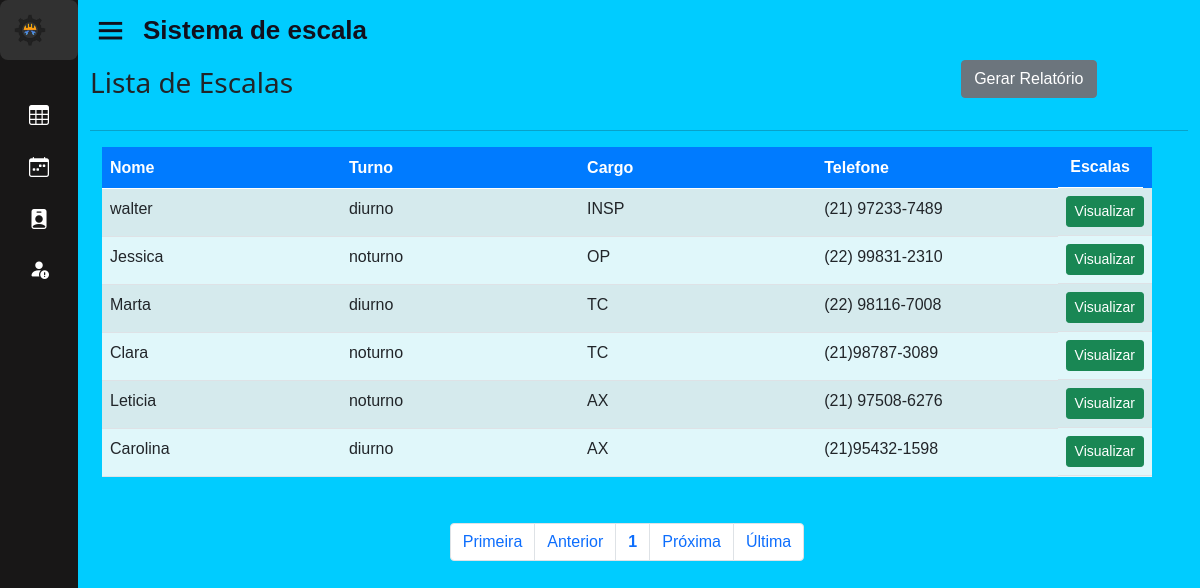
Page /home.php?page=escala (signed in) on the earlier database version.
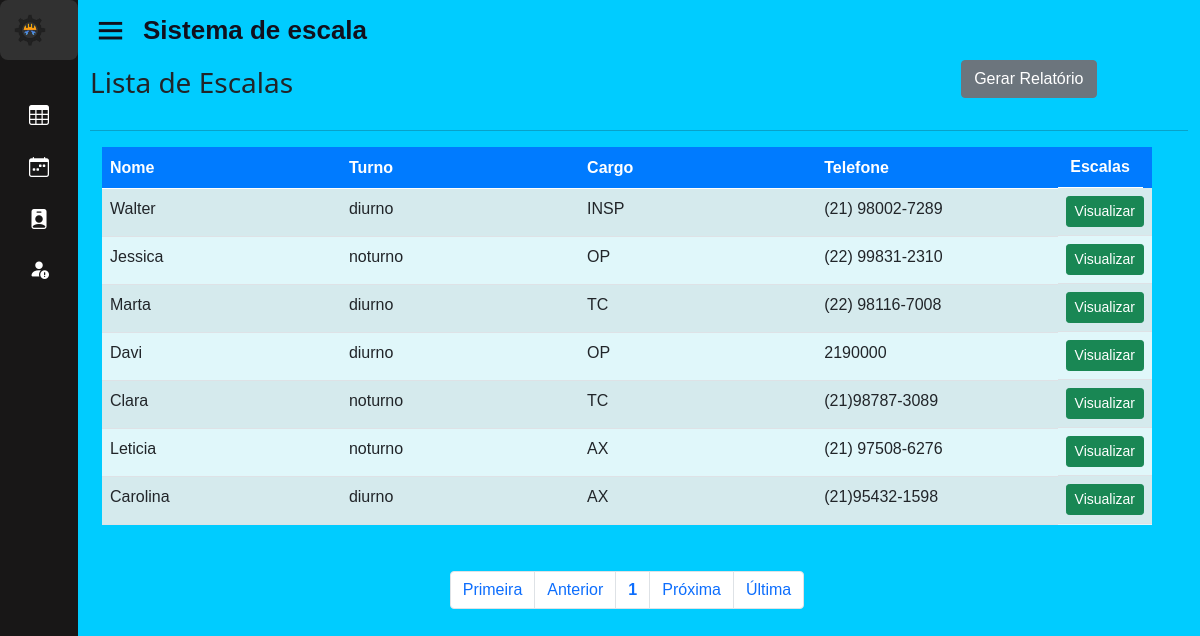
Same page on the later database version.
### tables this page shows
CREATE TABLE IF NOT EXISTS `endereco` (
  `id_end` int(11) NOT NULL AUTO_INCREMENT,
  `rua_end` varchar(50) DEFAULT NULL,
  `num_end` int(11) DEFAULT NULL,
  `compl_end` varchar(50) DEFAULT NULL,
  `cep_end` varchar(50) DEFAULT NULL,
  `bairro_end` varchar(50) DEFAULT NULL,
  `cidade_end` varchar(50) DEFAULT NULL,
  `estado_end` varchar(50) DEFAULT NULL,
  `id_func` int(11) DEFAULT NULL,
  PRIMARY KEY (`id_end`) USING BTREE,
  KEY `endereco_ibfk_1` (`id_func`) USING BTREE,
  CONSTRAINT `endereco_ibfk_1` FOREIGN KEY (`id_func`) REFERENCES `funcionario` (`id_func`) ON DELETE CASCADE ON UPDATE CASCADE
);

CREATE TABLE IF NOT EXISTS `funcionario` (
  `id_func` int(11) NOT NULL AUTO_INCREMENT,
  `nome_func` varchar(50) NOT NULL,
  `cargo_func` varchar(50) DEFAULT NULL,
  `turno` varchar(50) DEFAULT NULL,
  `telefone_func` varchar(50) NOT NULL,
  `sexo_func` varchar(50) NOT NULL,
  `email_func` varchar(50) NOT NULL,
  `id_st` int(11) DEFAULT NULL,
  PRIMARY KEY (`id_func`) USING BTREE,
  KEY `FK_funcionario_setor` (`id_st`),
  CONSTRAINT `FK_funcionario_setor` FOREIGN KEY (`id_st`) REFERENCES `setor` (`id_st`) ON DELETE CASCADE ON UPDATE CASCADE
);

### sis/escalas/escala.php (the view, shortened to what this page needs)
<div id="list" class="container-fluid">
    <div class="table-responsive col-md-12">
        <div class="d-flex justify-content-between align-items-center col-md-11">
            <h3>Lista de Escalas</h3>
            <a href="./relatorio/par_sup_adm.php" target="_blank" class="btn btn-secondary mb-3">Gerar Relatório</a>
        </div>
        <hr>
        <?php
        $con = mysqli_connect('localhost', 'root', '', 'sisescala');
        $quantidade = 10;
        $pagina = (isset($_GET['pagina'])) ? (int)$_GET['pagina'] : 1;
        $inicio = ($quantidade * $pagina) - $quantidade;
        $data = mysqli_query($con, "SELECT * FROM funcionario INNER JOIN endereco ON funcionario.id_func = endereco.id_func limit $inicio, $quantidade; ");
        if ($data && mysqli_num_rows($data) > 0) {
            echo '<div class="container">';
            echo '<div class="row">';
            echo '<div class="col-md-12">';
            echo '<table class="table table-striped" style="background-color: #e0f7fa;">';
            echo '<thead style="background-color: #007bff; color: white;">';
            echo '<tr>';
            echo '<th style="width: 25%;"><strong>Nome</strong></th>';
            echo '<th style="width: 25%;"><strong>Turno</strong></th>';
            echo '<th style="width: 25%;"><strong>Cargo</strong></th>';
            echo '<th style="width: 25%;"><strong>Telefone</strong></th>';
            echo '<th class="actions d-flex justify-content-center" style="width: 90%;"><strong>Escalas</strong></th>';
            echo '</tr>';
            echo '</thead><tbody>';
            while ($info = mysqli_fetch_array($data)) {
                echo '<tr>';
                echo '<td>' . $info['nome_func'] . '</td>';
                echo '<td>' . $info['turno'] . '</td>';
                echo '<td>' . $info['cargo_func'] . '</td>';
                echo '<td>' . $info['telefone_func'] . '</td>';
                echo '<td class="actions btn-group-sm d-flex justify-content-center">';
                echo '<a class="btn btn-success btn-xs" href="?page=view_escala&id_func=' . $info['id_func'] . '">Visualizar</a>';
                echo '</td>';
                echo '</tr>';
            }
            echo '</tbody>';
            echo '</table>';
            echo '</div>';
            echo '</div>';
            echo '</div>';
        } else {
            echo '<div class="alert alert-warning">Nenhum funcionário encontrado.</div>';
        }
        ?>
    </div>
    <div id="bottom" class="row">
        <div class="col-md-12 d-flex justify-content-center">
            <?php
            $sqlTotal         = "select id_func from funcionario;";
            $qrTotal          = mysqli_query($con, $sqlTotal);
            $numTotal         = mysqli_num_rows($qrTotal);
            $totalpagina = (ceil($numTotal / $quantidade) <= 0) ? 1 : ceil($numTotal / $quantidade);
            $anterior = (($pagina - 1) <= 0) ? 1 : $pagina - 1;
            $posterior = (($pagina + 1) >= $totalpagina) ? $totalpagina : $pagina + 1;
            echo "<ul class='pagination'>";
            echo "<li class='page-item'><a class='page-link' href='?page=escala&pagina=1'> Primeira</a></li> ";
            echo "<li class='page-item'><a class='page-link' href=\"?page=escala&pagina=$anterior\"> Anterior</a></li> ";
            echo "<li class='page-item'><a class='page-link' href='?page=escala&pagina=" . $pagina . "'><strong>" . $pagina . "</strong></a></li> ";
            echo "<li class='page-item'><a class='page-link' href=\"?page=escala&pagina=$posterior\"> Pr&oacute;xima</a></li> ";
            echo "<li class='page-item'><a class='page-link' href=\"?page=escala&pagina=$totalpagina\"> &Uacute;ltima</a></li></ul>";
            ?>
        </div>
    </div>
</div>

Differences in the rows shown:
changed endereco "INSP": id_func.nome_func "walter" → "Walter"; id_func.telefone_func "(21) 97233-7489" → "(21) 98002-7289"
added endereco: id_func.nome_func "Davi", id_func.turno "diurno", id_func.cargo_func "OP", id_func.telefone_func "2190000"
